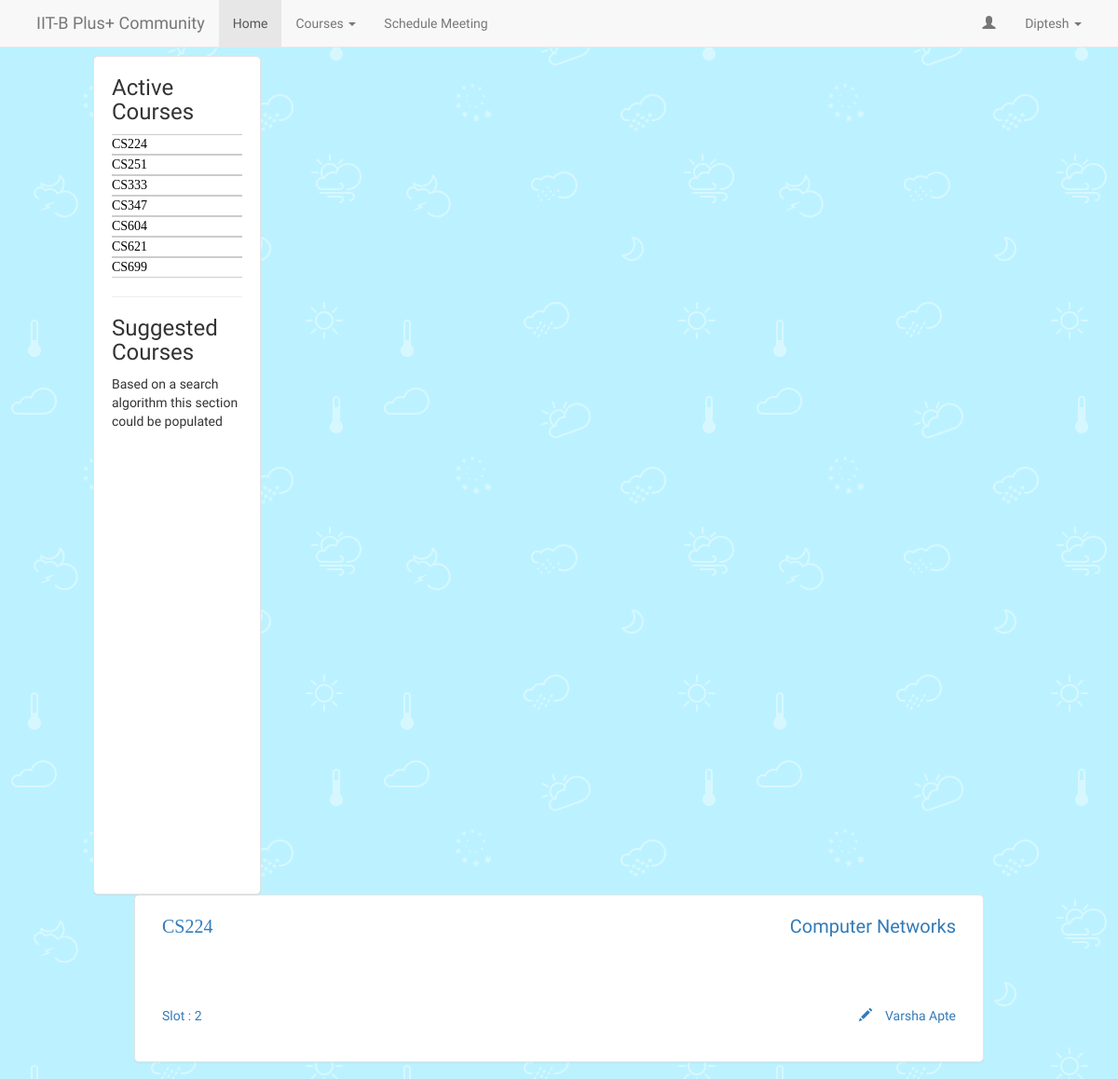
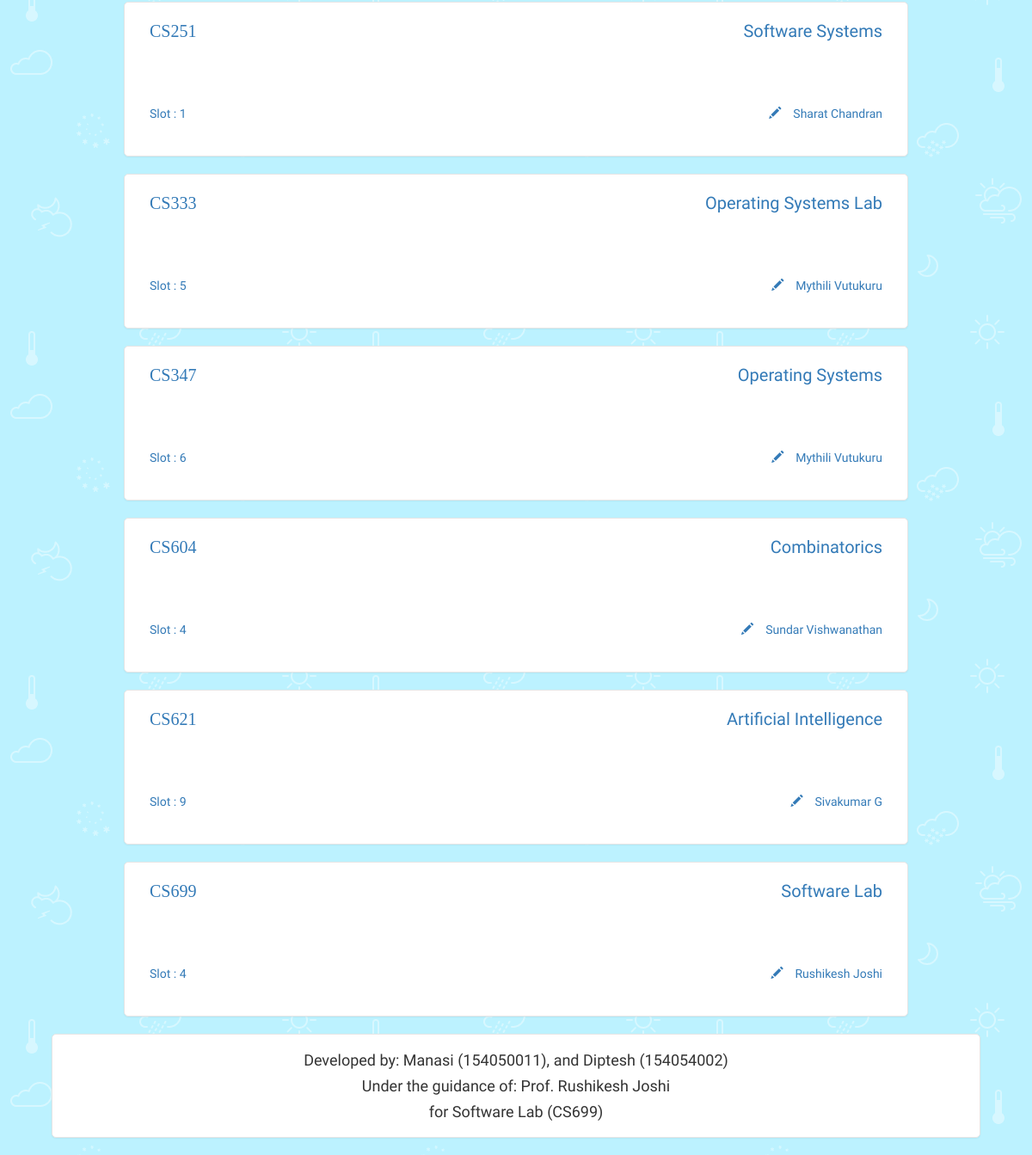
/home.php (signed in), run on the app's committed database (2 pictures, top to bottom).
### tables this page shows
CREATE TABLE `tbl_users` (
  `userID` int(11) NOT NULL,
  `instID` varchar(15) DEFAULT NULL,
  `userName` varchar(100) NOT NULL,
  `fullName` varchar(250) DEFAULT NULL,
  `userEmail` varchar(100) NOT NULL,
  `userPass` varchar(100) NOT NULL,
  `instName` varchar(250) DEFAULT NULL,
  `userStatus` int(11) NOT NULL DEFAULT '0',
  `joiningDate` timestamp NULL DEFAULT CURRENT_TIMESTAMP,
  `tokenCode` varchar(100) NOT NULL
);

CREATE TABLE `tbl_class_allocation` (
  `userID` int(11) NOT NULL DEFAULT '0',
  `classID` varchar(10) NOT NULL DEFAULT '',
  `userStatus` int(11) NOT NULL
);

CREATE TABLE `tbl_courses` (
  `courseID` varchar(10) NOT NULL DEFAULT '',
  `courseName` varchar(200) DEFAULT NULL,
  `courseSlot` int(11) NOT NULL,
  `instName` varchar(250) NOT NULL,
  `courseStatus` tinyint(1) NOT NULL DEFAULT '1',
  `startDate` timestamp NOT NULL DEFAULT CURRENT_TIMESTAMP ON UPDATE CURRENT_TIMESTAMP,
  `endDate` timestamp NOT NULL DEFAULT '0000-00-00 00:00:00',
  `courseTerm` enum('ODD','EVEN') NOT NULL,
  `courseDescription` varchar(3000) NOT NULL,
  `facultyID` int(11) DEFAULT NULL
);

### class.user.php (called while the page is built, shortened)
<?php
class USER
{
	private $conn;
	public function __construct()
	{
		$database = new Database();
		$db = $database->dbConnection();
		$this->conn = $db;
	}
	public function runQuery($sql)
	{
		$stmt = $this->conn->prepare($sql);
		return $stmt;
	}
}

### home.php (the view, shortened to what this page needs)
<?php
require_once 'class.user.php';
$user_home = new USER();
$stmt = $user_home->runQuery("SELECT * FROM tbl_users WHERE userID=:uid");
$stmt->execute(array(":uid"=>$_SESSION['userSession']));
$row = $stmt->fetch(PDO::FETCH_ASSOC);
$filename = __FILE__;
?>
<!DOCTYPE html>
<html class="no-js">
	<head>
		<link href="bootstrap/css/bootstrap.min.css" rel="stylesheet" media="screen">
		<link href="bootstrap/css/bootstrap-select.min.css" rel="stylesheet" media="screen">
		<link href="bootstrap/css/bootstrap-responsive.min.css" rel="stylesheet" media="screen">
		<link href="assets/styles.css" rel="stylesheet" media="screen">
	</head>
	<body class="mobilebody">
		<?php include 'navbar.php' ?>
		<?php include 'leftSidebar.php' ?>
		<div class="container">
		<?php
			$userID = $row['userID'];
			$stmtCourseList = $user_home->runQuery("SELECT * FROM tbl_class_allocation WHERE userID=:uid");
			$stmtCourseList->execute(array(":uid"=>$userID));
			$i=0;
			while ($coursesList = $stmtCourseList->fetch(PDO::FETCH_ASSOC)){
				$stmtCourseNameGet = $user_home->runQuery("SELECT * FROM tbl_courses WHERE courseID=:cid");
				$stmtCourseNameGet->execute(array(":cid"=>$coursesList['classID']));
				$courseName = $stmtCourseNameGet->fetch(PDO::FETCH_ASSOC);
				$stmtGetFacultyName = $user_home->runQuery("SELECT * FROM tbl_users WHERE userID=:fid");
				$stmtGetFacultyName->execute(array(":fid"=>$courseName['facultyID']));
				$facultyName = $stmtGetFacultyName->fetch(PDO::FETCH_ASSOC);
				echo "<a href=\"showCourse.php?cid=".$coursesList['classID']."\"><div id=\"course".$i."\" name=\"course".$i."\" class=\"course-box-around\">
						<p class=\"alignleft\" style=\"font-size: 20px; font-family: 'Bree Serif', serif;\">".$coursesList['classID']."</p>
						<p class=\"alignright\" style=\"font-size: 20px;\">".$courseName['courseName']."</p><br/><br/><br/><br/><br/>
						<p class=\"alignbottom alignleft\">Slot : ".$courseName['courseSlot']."</p>
						<p class=\"alignright\"><i class=\"glyphicon glyphicon-pencil\">&nbsp;</i>".$facultyName['fullName']."</p>
				</div></a>";
				$i++;
			}
		?>
		</div>
	</body>
<?php include 'footer.php' ?>
</html>

### navbar.php (shortened to what this page needs)
<?php
	$ext = pathinfo($filename, PATHINFO_FILENAME);
?>
<nav class="navbar navbar-default navbar-fixed-top" style="padding-left:2%; padding-right: 2%; padding-bottom: 0px; font-family: 'Baloo Bhaina', cursive;">
  <div class="container-fluid">
    <div class="navbar-header">
      <a class="navbar-brand" href="home.php" style="font-family: 'Delius Unicase', cursive;">IIT-B Plus+ Community</a>
    </div>
    <div class="collapse navbar-collapse" id="bs-example-navbar-collapse-1">
      <ul class="nav navbar-nav">
        <li <?php if($ext=="home"){ echo "class=\"active\""; } ?>>
			<a href="home.php">Home</a>
		</li>
		<li class="dropdown">
			<a href="#" data-toggle="dropdown" class="dropdown-toggle">Courses <b class="caret"></b>
			</a>
		</li>
		<li <?php if( ($ext=="scheduleMeet") || ($ext=="scheduleMeet") ){ echo "class=\"active\""; } ?>>
			<a href="scheduleMeet.php">Schedule Meeting</a>
		</li>
	</ul>
	<ul class="nav navbar-nav navbar-right">
		<li class="dropdown">
			<a href="#" role="button" class="dropdown-toggle" data-toggle="dropdown"> <i class="glyphicon glyphicon-user">&nbsp;&nbsp;</i>
				<?php echo $row['fullName']; ?> <i class="caret"></i>
			</a>
		</li>
	</ul>
    </div>
  </div>
</nav>

### leftSidebar.php
<?php
	$stmt1 = $user_home->runQuery("SELECT * FROM tbl_class_allocation WHERE userID=:uid");
	$stmt1->execute(array(":uid"=>$userID));
	$sentCID = isset($_GET['cid']) ? $_GET['cid'] : '';
?>
<div class="left-box-around mobileNotShow">
	<h3>Active Courses</h3>
	<ul id="ulwala">
<?php
	while ($courses = $stmt1->fetch(PDO::FETCH_ASSOC)){
		if($sentCID === $courses['classID']){
			echo "<li id=\"liactivewala\"><a href=\"showCourse.php?cid=".$courses['classID']."\">".$courses['classID']."</a></li>";
		}
		else{
			echo "<li id=\"liwala\"><a href=\"showCourse.php?cid=".$courses['classID']."\">".$courses['classID']."</a></li>";
		}
	}
?>
	</ul>
	<hr>
	<h3>Suggested Courses</h3>
	<p>Based on a search algorithm this section could be populated</p>
</div>

### footer.php
<div class="footer-box-around">
	<center>
		<h4>Developed by: Manasi (154050011), and Diptesh (154054002)</h4>
		<h4>Under the guidance of: Prof. Rushikesh Joshi</h4>
		<h4>for Software Lab (CS699)</h4>
	</center>
</div>

### assets/styles.css (style rules this page uses)
body { padding-top: 60px; background-image: url("backImage2.png"); }
#ulwala { list-style-type: none; margin: 0; padding: 0; }
#liwala:first-child { border-top: 1px solid #ccc; }
#liwala { font-family: 'Bree Serif', serif; font: 200 20px/1.5; border-top: 1px solid #ccc; border-bottom: 1px solid #ccc; }
#liwala:last-child { border-bottom: 1px solid #ccc; }
#liwala a { text-decoration: none; color: #000; -webkit-transition: font-size 0.3s ease, background-color 0.3s ease; -moz-transition: font-size 0.3s ease, background-color 0.3s ease; -o-transition: font-size 0.3s ease, background-color 0.3s ease; -ms-transition: font-size 0.3s ease, background-color 0.3s ease; transition: font-size 0.3s ease, background-color 0.3s ease; display: block; width: 100%; }
.alignleft { float: left; }
.alignright { float: right; }
.alignbottom { vertical-align: text-bottom; }
.left-box-around { font-family: 'Baloo Bhaina', cursive; width: 15%; height: 900px; float: left; padding: 0px 19px 19px; margin: 0px 10px 0px 100px; background-color: #fff; overflow: auto; border: 1px solid #e5e5e5; -webkit-border-radius: 5px; -moz-border-radius: 5px; border-radius: 5px; -webkit-box-shadow: 0 1px 2px rgba(0,0,0,.05); -moz-box-shadow: 0 1px 2px rgba(0,0,0,.05); box-shadow: 0 1px 2px rgba(0,0,0,.05); }
.course-box-around { font-family: 'Trocchi', serif; width: 80%; height: 10%; padding: 19px 29px 29px; margin: 0 auto 20px; background-color: #fff; overflow: auto; border: 1px solid #e5e5e5; -webkit-border-radius: 5px; -moz-border-radius: 5px; border-radius: 5px; -webkit-box-shadow: 0 1px 2px rgba(0,0,0,.05); -moz-box-shadow: 0 1px 2px rgba(0,0,0,.05); box-shadow: 0 1px 2px rgba(0,0,0,.05); }
.footer-box-around { font-family: 'Trocchi', serif; width: 90%; height: 10%; padding: 10px; margin: 0 auto 20px; background-color: #fff; overflow: auto; border: 1px solid #e5e5e5; -webkit-border-radius: 5px; -moz-border-radius: 5px; border-radius: 5px; -webkit-box-shadow: 0 1px 2px rgba(0,0,0,.05); -moz-box-shadow: 0 1px 2px rgba(0,0,0,.05); box-shadow: 0 1px 2px rgba(0,0,0,.05); }

### data on the page
tbl_users: fullName "Diptesh"
tbl_class_allocation: classID "CS224", tbl_courses.courseName "Computer Networks", tbl_courses.courseSlot "2", tbl_users.fullName "Varsha Apte"
tbl_class_allocation: classID "CS251", tbl_courses.courseName "Software Systems", tbl_courses.courseSlot "1", tbl_users.fullName "Sharat Chandran"
tbl_class_allocation: classID "CS333", tbl_courses.courseName "Operating Systems Lab", tbl_courses.courseSlot "5", tbl_users.fullName "Mythili Vutukuru"
tbl_class_allocation: classID "CS347", tbl_courses.courseName "Operating Systems", tbl_courses.courseSlot "6", tbl_users.fullName "Mythili Vutukuru"
tbl_class_allocation: classID "CS604", tbl_courses.courseName "Combinatorics", tbl_courses.courseSlot "4", tbl_users.fullName "Sundar Vishwanathan"
tbl_class_allocation: classID "CS621", tbl_courses.courseName "Artificial Intelligence", tbl_courses.courseSlot "9", tbl_users.fullName "Sivakumar G"
tbl_class_allocation: classID "CS699", tbl_courses.courseName "Software Lab", tbl_courses.courseSlot "4", tbl_users.fullName "Rushikesh Joshi"
